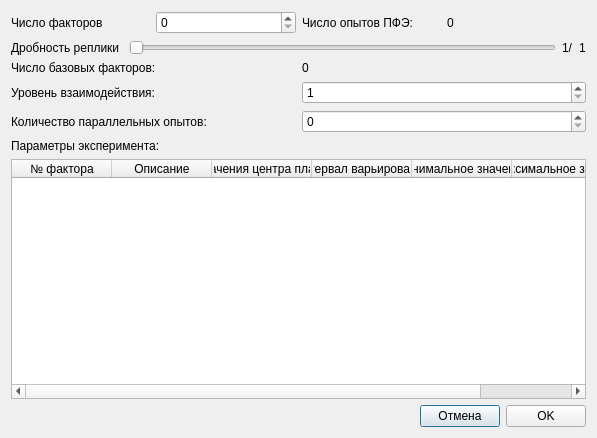
<?xml version="1.0" encoding="UTF-8"?>
<ui version="4.0">
 <class>newExperimentSettingsDialog</class>
 <widget class="QDialog" name="newExperimentSettingsDialog">
  <property name="geometry">
   <rect>
    <x>0</x>
    <y>0</y>
    <width>597</width>
    <height>438</height>
   </rect>
  </property>
  <property name="windowTitle">
   <string>Dialog</string>
  </property>
  <layout class="QVBoxLayout" name="verticalLayout_4">
   <item>
    <layout class="QVBoxLayout" name="verticalLayout">
     <item>
      <layout class="QHBoxLayout" name="horizontalLayout">
       <item>
        <widget class="QLabel" name="label">
         <property name="text">
          <string>Число факторов</string>
         </property>
        </widget>
       </item>
       <item>
        <widget class="QSpinBox" name="FactNum_spinBox">
         <property name="maximum">
          <number>30</number>
         </property>
         <property name="value">
          <number>0</number>
         </property>
        </widget>
       </item>
       <item>
        <widget class="QLabel" name="label_2">
         <property name="text">
          <string>Число опытов ПФЭ: </string>
         </property>
        </widget>
       </item>
       <item>
        <widget class="QLabel" name="PFEnum_labelPFE">
         <property name="text">
          <string>0</string>
         </property>
        </widget>
       </item>
      </layout>
     </item>
     <item>
      <layout class="QHBoxLayout" name="horizontalLayout_2">
       <item>
        <widget class="QLabel" name="label_4">
         <property name="text">
          <string>Дробность реплики </string>
         </property>
        </widget>
       </item>
       <item>
        <widget class="QSlider" name="DrobRepl_horizontalSlider">
         <property name="minimum">
          <number>0</number>
         </property>
         <property name="maximum">
          <number>0</number>
         </property>
         <property name="value">
          <number>0</number>
         </property>
         <property name="orientation">
          <enum>Qt::Horizontal</enum>
         </property>
        </widget>
       </item>
       <item>
        <widget class="QLabel" name="label_3">
         <property name="text">
          <string>1/</string>
         </property>
        </widget>
       </item>
       <item>
        <widget class="QLabel" name="label_drob">
         <property name="text">
          <string>1</string>
         </property>
        </widget>
       </item>
      </layout>
     </item>
     <item>
      <layout class="QHBoxLayout" name="horizontalLayout_3">
       <item>
        <widget class="QLabel" name="label_5">
         <property name="text">
          <string>Число базовых факторов:</string>
         </property>
        </widget>
       </item>
       <item>
        <widget class="QLabel" name="label_FactBase">
         <property name="text">
          <string>0</string>
         </property>
        </widget>
       </item>
      </layout>
     </item>
     <item>
      <layout class="QHBoxLayout" name="horizontalLayout_6">
       <item>
        <widget class="QLabel" name="label_8">
         <property name="text">
          <string>Уровень взаимодействия:</string>
         </property>
        </widget>
       </item>
       <item>
        <widget class="QSpinBox" name="spinBox_interactionLevel">
         <property name="minimum">
          <number>1</number>
         </property>
         <property name="maximum">
          <number>7</number>
         </property>
        </widget>
       </item>
      </layout>
     </item>
     <item>
      <layout class="QHBoxLayout" name="horizontalLayout_5">
       <item>
        <widget class="QLabel" name="label_7">
         <property name="text">
          <string>Количество параллельных опытов:</string>
         </property>
        </widget>
       </item>
       <item>
        <widget class="QSpinBox" name="spinBox_paral"/>
       </item>
      </layout>
     </item>
    </layout>
   </item>
   <item>
    <layout class="QVBoxLayout" name="verticalLayout_3">
     <property name="sizeConstraint">
      <enum>QLayout::SetNoConstraint</enum>
     </property>
     <item>
      <layout class="QVBoxLayout" name="verticalLayout_2">
       <item>
        <widget class="QLabel" name="label_6">
         <property name="text">
          <string>Параметры эксперимента:</string>
         </property>
        </widget>
       </item>
       <item>
        <widget class="QTableWidget" name="tableWidget_Znach">
         <property name="sizePolicy">
          <sizepolicy hsizetype="Minimum" vsizetype="Expanding">
           <horstretch>0</horstretch>
           <verstretch>0</verstretch>
          </sizepolicy>
         </property>
         <property name="minimumSize">
          <size>
           <width>363</width>
           <height>111</height>
          </size>
         </property>
         <property name="baseSize">
          <size>
           <width>0</width>
           <height>0</height>
          </size>
         </property>
         <column>
          <property name="text">
           <string>№ фактора</string>
          </property>
         </column>
         <column>
          <property name="text">
           <string>Описание</string>
          </property>
         </column>
         <column>
          <property name="text">
           <string>Значения центра плана</string>
          </property>
         </column>
         <column>
          <property name="text">
           <string>Интервал варьирования</string>
          </property>
         </column>
         <column>
          <property name="text">
           <string>Минимальное значение</string>
          </property>
         </column>
         <column>
          <property name="text">
           <string>Максимальное значение</string>
          </property>
         </column>
        </widget>
       </item>
      </layout>
     </item>
     <item>
      <layout class="QHBoxLayout" name="horizontalLayout_4">
       <item>
        <spacer name="horizontalSpacer">
         <property name="orientation">
          <enum>Qt::Horizontal</enum>
         </property>
         <property name="sizeHint" stdset="0">
          <size>
           <width>40</width>
           <height>20</height>
          </size>
         </property>
        </spacer>
       </item>
       <item>
        <widget class="QPushButton" name="pushButton_2">
         <property name="text">
          <string>Отмена</string>
         </property>
        </widget>
       </item>
       <item>
        <widget class="QPushButton" name="pushButton">
         <property name="text">
          <string>OK</string>
         </property>
        </widget>
       </item>
      </layout>
     </item>
    </layout>
   </item>
  </layout>
 </widget>
 <resources/>
 <connections/>
</ui>
